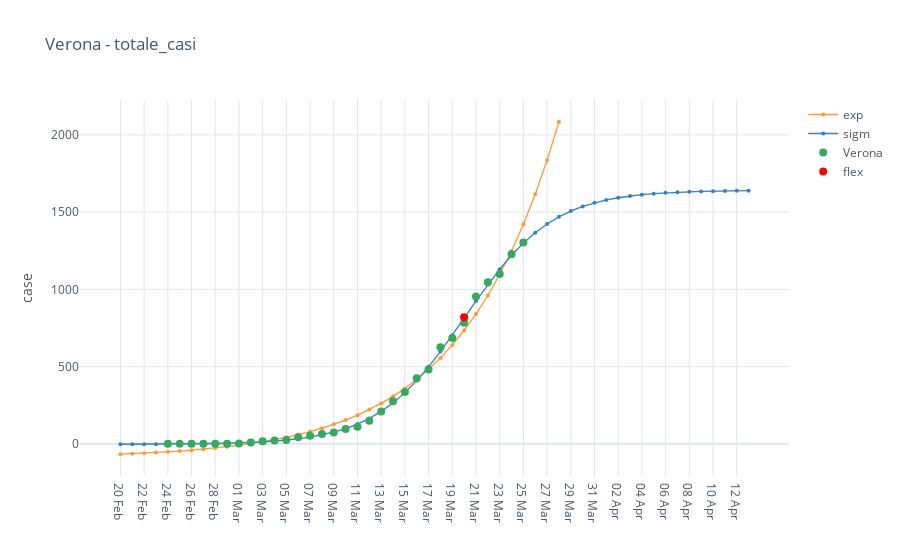

Source (notebook cell):
### Code cell
import cufflinks as cf
cf.go_offline()
cf.set_config_file(offline=False, world_readable=True)
import mytools.plot as mpl
import mytools.dataio as io

province = 'Verona'
category = 'totale_casi'

provinces = io.italy_load_provinces([province])

intensive = io.italy_provinces_filter_by_category(provinces, category)

mpl.iplot_analysis_plot(intensive, title=province+' - '+category, log_fitting=False)

### Figure 1 — Plotly figure (JSON) as saved in the notebook; plotly's stock layout.template omitted (floating-point values rounded to 4 significant figures)
{"data": [{"line": {"color": "rgba(255, 153, 51, 1.0)", "dash": "solid", "shape": "linear", "width": 1.3}, "marker": {"size": 4, "symbol": "circle"}, "mode": "lines+markers", "name": "exp", "text": "", "type": "scatter", "x": ["20 Feb", "21 Feb", "22 Feb", "23 Feb", "24 Feb", "25 Feb", "26 Feb", "27 Feb", "28 Feb", "29 Feb", "01 Mar", "02 Mar", "03 Mar", "04 Mar", "05 Mar", "06 Mar", "07 Mar", "08 Mar", "09 Mar", "10 Mar", "11 Mar", "12 Mar", "13 Mar", "14 Mar", "15 Mar", "16 Mar", "17 Mar", "18 Mar", "19 Mar", "20 Mar", "21 Mar", "22 Mar", "23 Mar", "24 Mar", "25 Mar", "26 Mar", "27 Mar", "28 Mar", "29 Mar", "30 Mar", "31 Mar", "01 Apr", "02 Apr", "03 Apr", "04 Apr", "05 Apr", "06 Apr", "07 Apr", "08 Apr", "09 Apr", "10 Apr", "11 Apr", "12 Apr", "13 Apr"], "y": [-67.04, -63.87, -60.29, -56.25, -51.7, -46.55, -40.75, -34.19, -26.79, -18.44, -9.01, 1.633, 13.65, 27.21, 42.51, 59.79, 79.3, 101.3, 126.2, 154.2, 185.9, 221.6, 262.0, 307.5, 358.9, 417.0, 482.5, 556.4, 639.9, 734.1, 840.5, 960.5, 1096.0, 1249.0, 1422.0, 1617.0, 1837.0, 2085.0, "", "", "", "", "", "", "", "", "", "", "", "", "", "", "", ""]}, {"line": {"color": "rgba(55, 128, 191, 1.0)", "dash": "solid", "shape": "linear", "width": 1.3}, "marker": {"size": 4, "symbol": "circle"}, "mode": "lines+markers", "name": "sigm", "text": "", "type": "scatter", "x": ["20 Feb", "21 Feb", "22 Feb", "23 Feb", "24 Feb", "25 Feb", "26 Feb", "27 Feb", "28 Feb", "29 Feb", "01 Mar", "02 Mar", "03 Mar", "04 Mar", "05 Mar", "06 Mar", "07 Mar", "08 Mar", "09 Mar", "10 Mar", "11 Mar", "12 Mar", "13 Mar", "14 Mar", "15 Mar", "16 Mar", "17 Mar", "18 Mar", "19 Mar", "20 Mar", "21 Mar", "22 Mar", "23 Mar", "24 Mar", "25 Mar", "26 Mar", "27 Mar", "28 Mar", "29 Mar", "30 Mar", "31 Mar", "01 Apr", "02 Apr", "03 Apr", "04 Apr", "05 Apr", "06 Apr", "07 Apr", "08 Apr", "09 Apr", "10 Apr", "11 Apr", "12 Apr", "13 Apr"], "y": [-2.681, -2.482, -2.221, -1.879, -1.432, -0.8456, -0.07852, 0.9253, 2.239, 3.956, 6.201, 9.132, 12.96, 17.94, 24.43, 32.84, 43.74, 57.79, 75.83, 98.86, 128.0, 164.6, 209.9, 265.3, 331.6, 409.4, 498.4, 597.2, 703.4, 813.7, 924.2, 1031.0, 1131.0, 1221.0, 1300.0, 1367.0, 1423.0, 1470.0, 1507.0, 1537.0, 1560.0, 1579.0, 1593.0, 1605.0, 1613.0, 1620.0, 1625.0, 1629.0, 1632.0, 1634.0, 1636.0, 1637.0, 1638.0, 1639.0]}, {"line": {"color": "rgba(50, 171, 96, 1.0)", "dash": "solid", "shape": "linear", "width": 1.3}, "marker": {"size": 8, "symbol": "circle"}, "mode": "markers", "name": "Verona", "text": "", "type": "scatter", "x": ["20 Feb", "21 Feb", "22 Feb", "23 Feb", "24 Feb", "25 Feb", "26 Feb", "27 Feb", "28 Feb", "29 Feb", "01 Mar", "02 Mar", "03 Mar", "04 Mar", "05 Mar", "06 Mar", "07 Mar", "08 Mar", "09 Mar", "10 Mar", "11 Mar", "12 Mar", "13 Mar", "14 Mar", "15 Mar", "16 Mar", "17 Mar", "18 Mar", "19 Mar", "20 Mar", "21 Mar", "22 Mar", "23 Mar", "24 Mar", "25 Mar", "26 Mar", "27 Mar", "28 Mar", "29 Mar", "30 Mar", "31 Mar", "01 Apr", "02 Apr", "03 Apr", "04 Apr", "05 Apr", "06 Apr", "07 Apr", "08 Apr", "09 Apr", "10 Apr", "11 Apr", "12 Apr", "13 Apr"], "y": ["", "", "", "", 0.0, 0.0, 0.0, 0.0, 0.0, 0.0, 2.0, 8.0, 17.0, 21.0, 25.0, 42.0, 52.0, 63.0, 73.0, 96.0, 110.0, 150.0, 210.0, 275.0, 335.0, 425.0, 481.0, 626.0, 686.0, 784.0, 954.0, 1046.0, 1099.0, 1228.0, 1304.0, "", "", "", "", "", "", "", "", "", "", "", "", "", "", "", "", "", "", ""]}, {"marker": {"color": "rgba(255, 0, 0, 125)", "size": 8}, "mode": "markers", "name": "flex", "type": "scatter", "x": ["20 Mar"], "y": [819.2]}], "layout": {"legend": {"bgcolor": "#FFFFFF", "font": {"color": "#4D5663"}}, "paper_bgcolor": "#FFFFFF", "plot_bgcolor": "#FFFFFF", "title": {"font": {"color": "#4D5663"}, "text": "Verona - totale_casi"}, "xaxis": {"gridcolor": "#E1E5ED", "showgrid": true, "tickfont": {"color": "#4D5663"}, "title": {"font": {"color": "#4D5663"}, "text": ""}, "zerolinecolor": "#E1E5ED"}, "yaxis": {"gridcolor": "#E1E5ED", "showgrid": true, "tickfont": {"color": "#4D5663"}, "title": {"font": {"color": "#4D5663"}, "text": "case"}, "zerolinecolor": "#E1E5ED"}}}
